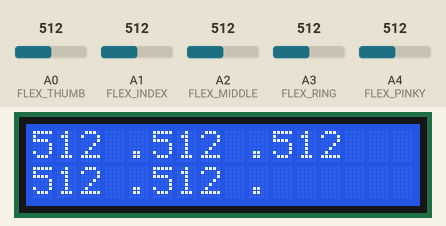
Bench run of a sketch on a simulated Arduino Uno, built with avr-gcc and run on an emulated ATmega328P. Shown: 16×2 character LCD. Inputs (shaded band) come from the test bench; at power-on: A0 (FLEX_THUMB) = 512, A1 (FLEX_INDEX) = 512, A2 (FLEX_MIDDLE) = 512, A3 (FLEX_RING) = 512, A4 (FLEX_PINKY) = 512.

Above: at 1.2 s.
1.3 s: A0 (FLEX_THUMB) set to 716
At 1.8 s:
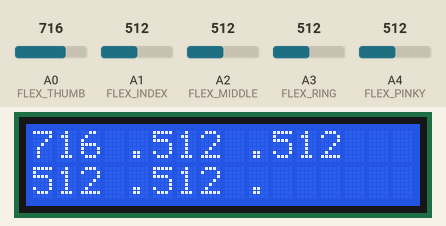
2.8 s: A1 (FLEX_INDEX) set to 716
At 4.0 s:
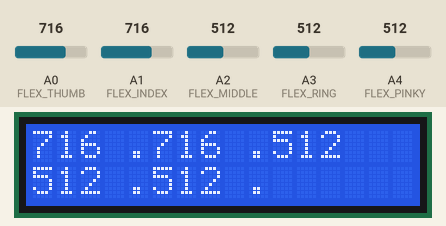
4.3 s: A2 (FLEX_MIDDLE) set to 716
At 5.2 s:
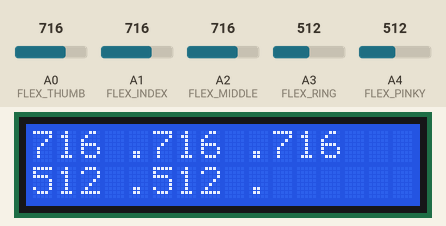
5.8 s: A3 (FLEX_RING) set to 716
At 6.3 s:
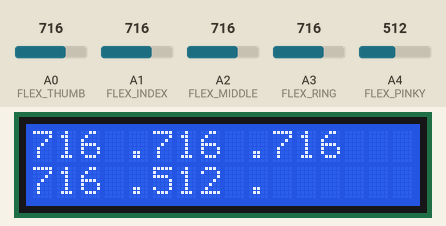
7.3 s: A4 (FLEX_PINKY) set to 716
At 8.5 s:
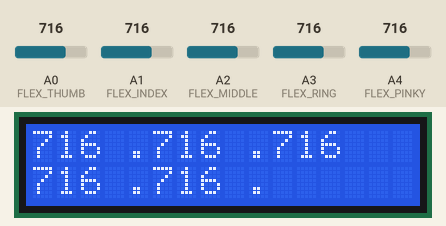
8.8 s: A0 (FLEX_THUMB) set to 992
At 9.9 s:
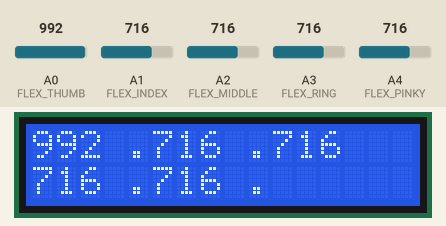
Timing chart, 0 to 11.3 s (numbered marks = the images above; inputs shaded):
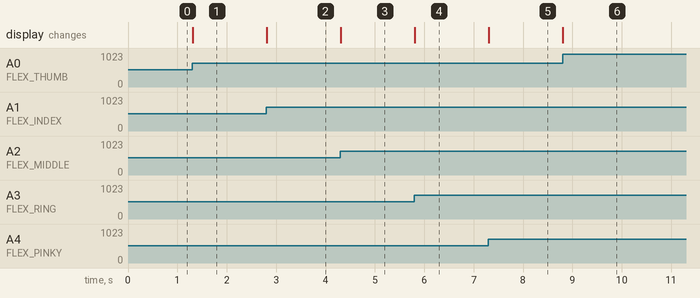

The sketch:

sketch_feb22a_flex_glove_1.ino
```cpp
#include <LiquidCrystal.h>
LiquidCrystal lcd(13, 12, 11, 10, 9, 8);

#define FLEX_THUMB  A0
#define FLEX_INDEX  A1
#define FLEX_MIDDLE A2
#define FLEX_RING   A3
#define FLEX_PINKY  A4

void setup()
{
  lcd.begin(16, 2);
  lcd.print("    .    .");
  lcd.setCursor(0,1);
  lcd.print("    .    .");
}

void loop()
{
  int angleThumb; int aTMapped;
  int angleIndex; int aIMapped;
  int angleMiddle; int aMMapped;
  int angleRing; int aRMapped;
  int anglePinky; int aPMapped;
  angleThumb = analogRead(FLEX_THUMB);
  lcd.setCursor(0,0);
  lcd.print(angleThumb);

  angleIndex = analogRead(FLEX_INDEX);
  lcd.setCursor(5,0);
  lcd.print(angleIndex);

  angleMiddle = analogRead(FLEX_MIDDLE);
  lcd.setCursor(10,0);
  lcd.print(angleMiddle);

  angleRing = analogRead(FLEX_RING);
  lcd.setCursor(0,1);
  lcd.print(angleRing);

  anglePinky = analogRead(FLEX_PINKY);
  lcd.setCursor(5,1);
  lcd.print(anglePinky);
}
```

Measured:
- after the input at 1.3 s, the display: changes at once (image 1)
- after the input at 2.8 s, the display: changes at once (image 2)
- after the input at 4.3 s, the display: changes at once (image 3)
- after the input at 5.8 s, the display: changes at once (image 4)
- after the input at 7.3 s, the display: changes at once (image 5)
- after the input at 8.8 s, the display: changes at once (image 6)
